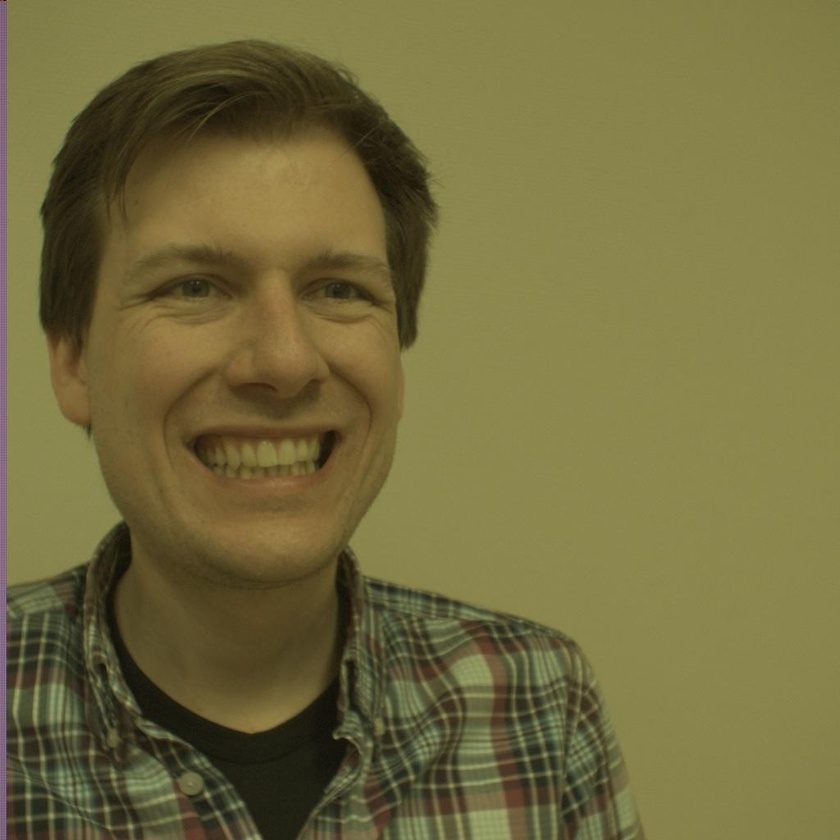
#> input picture samples/subjects/1/subject1_Left_1.jpg, 840 x 840 px, shrunk from 1024 x 1024 before the run, found by its file name
$ python rectification.py   (older library calls are emulated)
#> lines starting #> are read from the running program, lines starting #| are printed output that depends on the picture
### src/stereo_params.py
"""Module containing class for holding parameters of a set of stereo cameras"""
import numpy as np
from collections import namedtuple


StereoParameters = namedtuple(
    "StereoParameters",
    [
        "camera_matrix_left",
        "camera_matrix_right",
        "distortion_left",
        "distortion_right",
        "rotation",
        "translation",
        "essential",
        "fundamental"
    ]
)


def get_stereo_params(path) -> StereoParameters:
#> called with path = 'calibration'
    return StereoParameters(
        np.load(path + "/calibration_matrix_left.npy"),
        np.load(path + "/calibration_matrix_right.npy"),
        np.load(path + "/distortion_left.npy"),
        np.load(path + "/distortion_right.npy"),
        np.load(path + "/rotation.npy"),
        np.load(path + "/translation.npy"),
        np.load(path + "/essential.npy"),
        np.load(path + "/fundamental.npy")
    )
#> (reads calibration/calibration_matrix_left.npy from the repository)
#> (reads calibration/calibration_matrix_right.npy from the repository)
#> (reads calibration/distortion_left.npy from the repository)
#> (reads calibration/distortion_right.npy from the repository)

### src/rectification.py
"""Utilities for rectifying two stereo images"""
import cv2
import numpy as np
import matplotlib.pyplot as plt


def rectify_images(right, stereo_params):
    rotation_1 = np.zeros((3, 3))
    rotation_2 = np.zeros((3, 3))
    projection_1 = np.zeros((3, 3))
    projection_2 = np.zeros((3, 3))
    disp_to_depth = np.zeros((4, 4))
    size = right.shape
    cv2.stereoRectify(
        stereo_params.camera_matrix_left,
        stereo_params.distortion_left,
        stereo_params.camera_matrix_right,
        stereo_params.distortion_right,
        size[1::-1],
        stereo_params.rotation,
        stereo_params.translation,
        rotation_1,
        rotation_2,
        projection_1,
        projection_2,
        Q=disp_to_depth
        )
    map1, map2 = cv2.initUndistortRectifyMap(
        stereo_params.camera_matrix_right,
        stereo_params.distortion_right,
        rotation_2,
        stereo_params.camera_matrix_right,
        size[1::-1],
        cv2.CV_32FC1)
    return cv2.remap(right, map1, map2, cv2.INTER_LINEAR), disp_to_depth


if __name__ == "__main__":
    from stereo_params import get_stereo_params
    STEREO_PARAMS = get_stereo_params("calibration")

    left_img = cv2.imread("samples/subjects/1/subject1_Left_1.jpg")
#> left_img is the input picture: shape (840, 840, 3); mean B, G, R 62.1, 107.6, 115.2
    right_img = cv2.imread("samples/subjects/1/subject1_Right_1.jpg", cv2.IMREAD_GRAYSCALE)
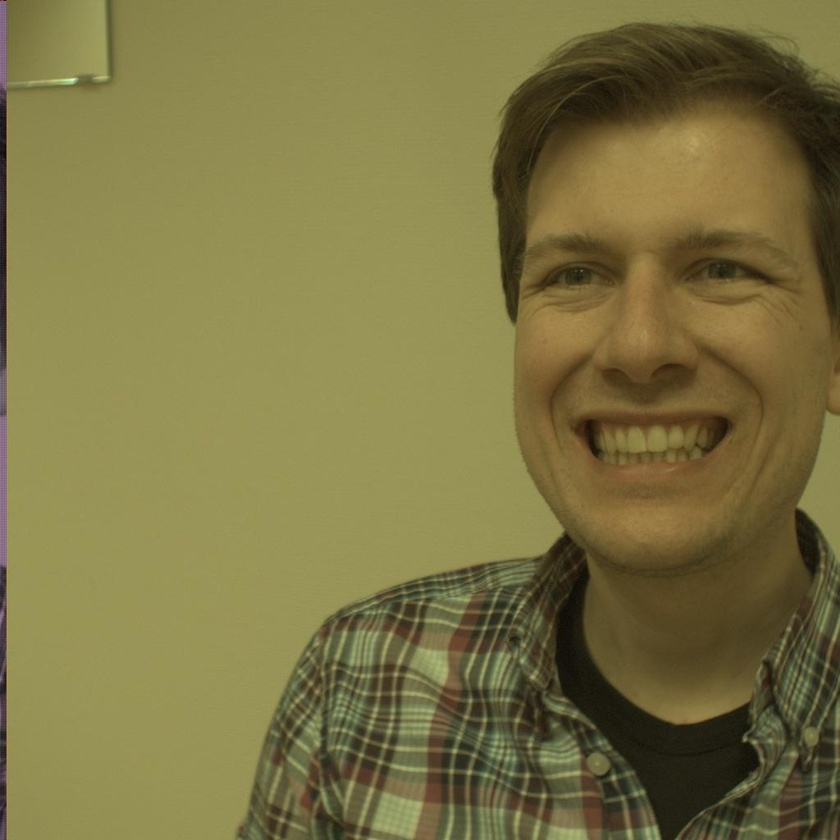
#> input picture samples/subjects/1/subject1_Right_1.jpg, 840 x 840 px, shrunk from 1024 x 1024 before the run, found by its file name
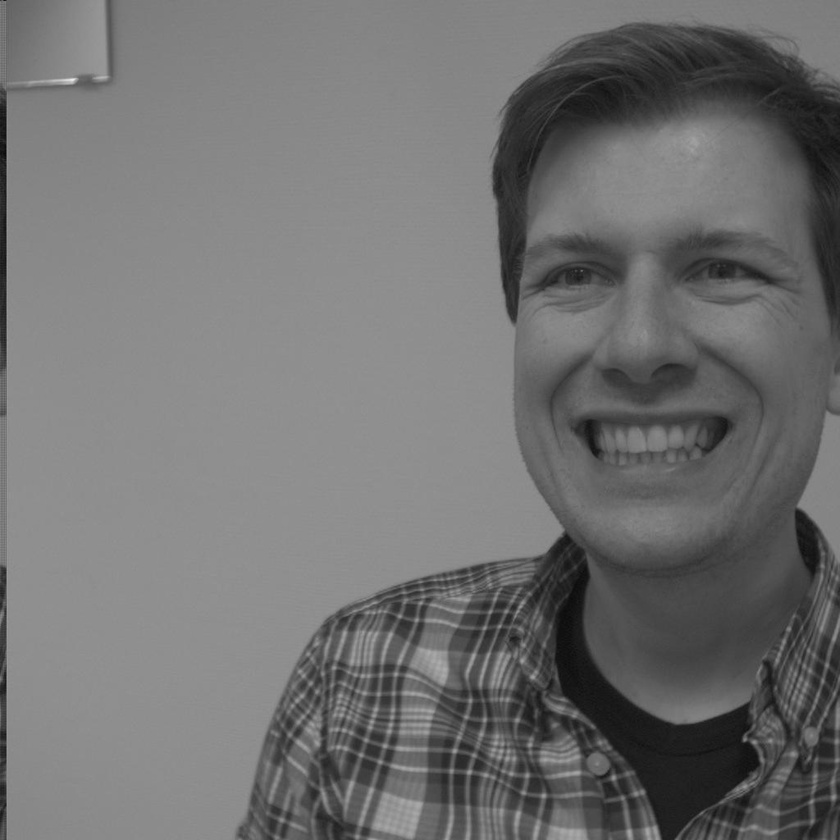
#> right_img: shape (840, 840); min 8, max 236, mean 113

    right_rect, _ = rectify_images(right_img, STEREO_PARAMS)
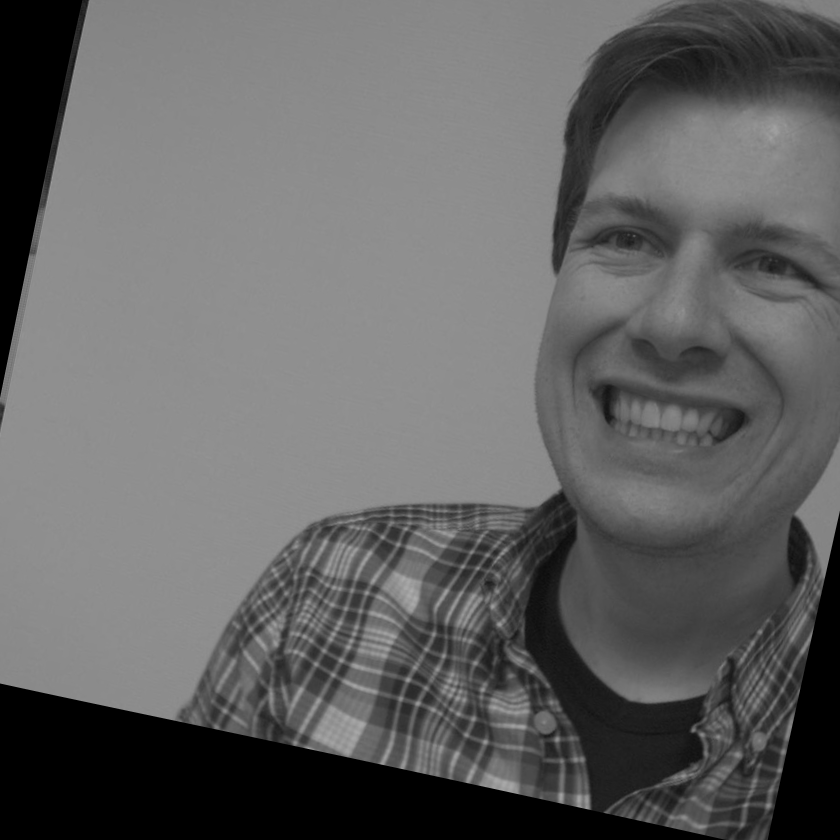
#> right_rect: shape (840, 840); min 0, max 172, mean 99.3

    fig = plt.figure()
    ax = fig.add_subplot(121)
    ax2 = fig.add_subplot(122)
    ax.imshow(left_img)
    ax2.imshow(right_rect)
    plt.show()
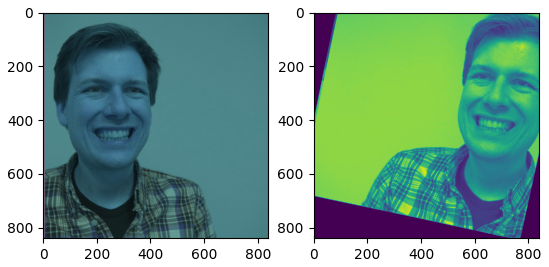
#> figure drawn by matplotlib, 2 panels; B, G, R data is drawn as R, G, B
